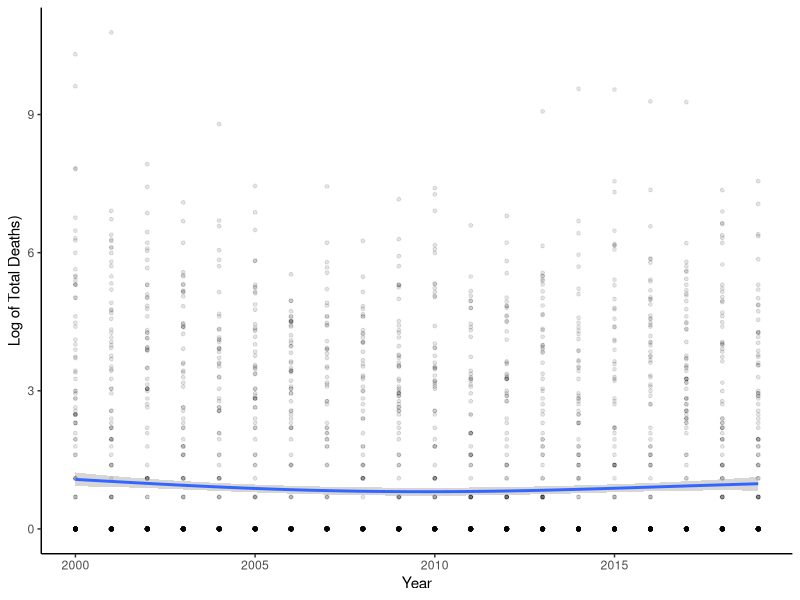
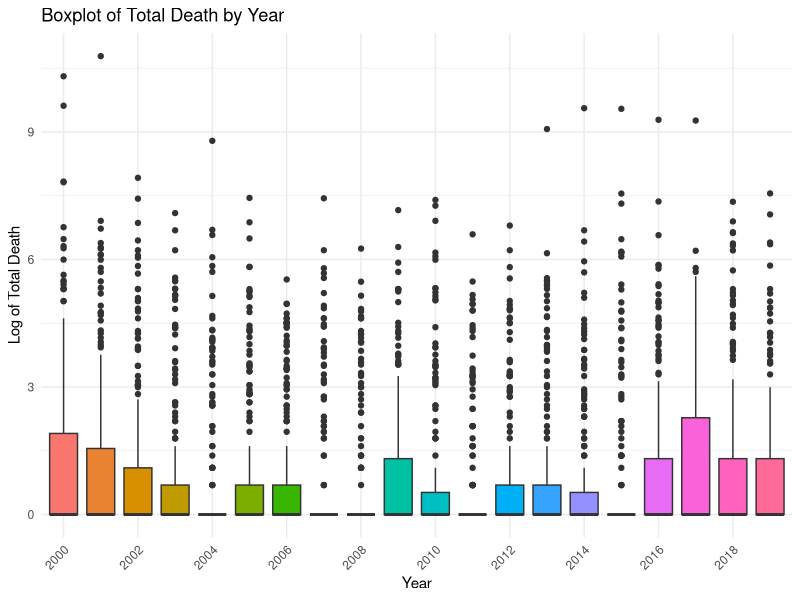

The R source for these figures, in order:
## ---- chunk 1
knitr::opts_chunk$set(message = FALSE, warning = FALSE)
## ---- chunk 2
#| output: false
library(ggplot2)
library(dplyr)
library(knitr)
library(here)

## ---- chunk 3

finaldata <- read.csv(here("output_files", "finaldata.csv"), header = TRUE)

country_means <- finaldata %>%
  group_by(ISO) %>%
  summarise(
    mean_value = mean(totaldeath, na.rm = TRUE),
    median_value = median(totaldeath, na.rm = TRUE),
    sd_value = sd(totaldeath, na.rm = TRUE),
    min_value = min(totaldeath, na.rm = TRUE),
    max_value = max(totaldeath, na.rm = TRUE),
    count = n() 
  ) %>%
  dplyr::arrange(desc(mean_value))

  write.csv(country_means, file = here("output_files", "countrymeans.csv"), row.names = FALSE) 
  head(country_means)
## ---- chunk 4
#| echo: false
summary(finaldata)
## ---- chunk 5
#| echo: false
finaldata %>%
  ggplot(aes(x = year, y = log(totaldeath + 1))) +
  geom_point(size = 1, alpha = 0.1) +
  theme_classic() +
  labs(
    x = "Year",
    y = "Log of Total Deaths)",
  ) +
  scale_color_brewer(palette = "Pastel1") +
  geom_smooth()

## ---- chunk 6
#| echo: false

ggplot(finaldata, aes(x = factor(year), y = log(totaldeath + 1), fill = factor(year))) +
  geom_boxplot() +
  labs(
    x = "Year",
    y = "Log of Total Death",
    title = "Boxplot of Total Death by Year"
  ) +
  theme_minimal() +
  theme(
    axis.text.x = element_text(angle = 45, hjust = 1),  
    legend.position = "none"  
  ) +
  scale_x_discrete(breaks = scales::breaks_pretty(n = 10)) 
## ---- chunk 7
#| echo: false

country_year_means <- finaldata %>%
  group_by(ISO, year) %>%
  summarise(
    mean_value = mean(totaldeath, na.rm = TRUE),
    median_value = median(totaldeath, na.rm = TRUE),
    sd_value = sd(totaldeath, na.rm = TRUE),
    min_value = min(totaldeath, na.rm = TRUE),
    max_value = max(totaldeath, na.rm = TRUE),
    count = n() 
  ) %>%
  dplyr::arrange(desc(mean_value))

  write.csv(country_year_means, file = here("output_files", "countrymeans.csv"), row.names = FALSE) 
  head(country_year_means)
## ---- chunk 8
#| echo: false

#Note to self: Select is great for filtering columns, filter is better for filtering rows
maxdeath_data <- finaldata %>%
  filter(
    (ISO == "ETH" & (year == 2000 | year == 2001)) |
    (ISO == "ERI" & year == 2000) |
    (ISO == "SYR" & (year == 2014 | year == 2015 | year == 2016))
  ) %>%
  select(year, ISO, totaldeath, under5, matmort, neonatal, infant) 

maxdata_mort_means <- summarise(maxdeath_data, 
          mean_matmort = mean(matmort, na.rm = TRUE),
          mean_under5 = mean(under5, na.rm = TRUE),
          mean_neonatal = mean(neonatal, na.rm = TRUE),
          mean_infant = mean(infant, na.rm = TRUE),
          )

maxdeath_data
maxdata_mort_means
## ---- chunk 9
#| echo: false

alldata_mort_means <- summarise(finaldata, 
          mean_matmort = mean(matmort, na.rm = TRUE),
          mean_under5 = mean(under5, na.rm = TRUE),
          mean_neonatal = mean(neonatal, na.rm = TRUE),
          mean_infant = mean(infant, na.rm = TRUE),
          )

alldata_mort_means
## ---- chunk 10
#| echo: false

confdata_mort <- finaldata %>%
  filter(conflict == 1)

confdata_mort_means <- summarise(confdata_mort, 
          mean_matmort = mean(matmort, na.rm = TRUE),
          mean_under5 = mean(under5, na.rm = TRUE),
          mean_neonatal = mean(neonatal, na.rm = TRUE),
          mean_infant = mean(infant, na.rm = TRUE),
          )

confdata_mort_means
## ---- chunk 11
#| echo: false

means <- rbind(maxdata_mort_means, confdata_mort_means, alldata_mort_means)
rownames(means) <- c("Max Data", "Conf_1 Data", "All Data")

means
